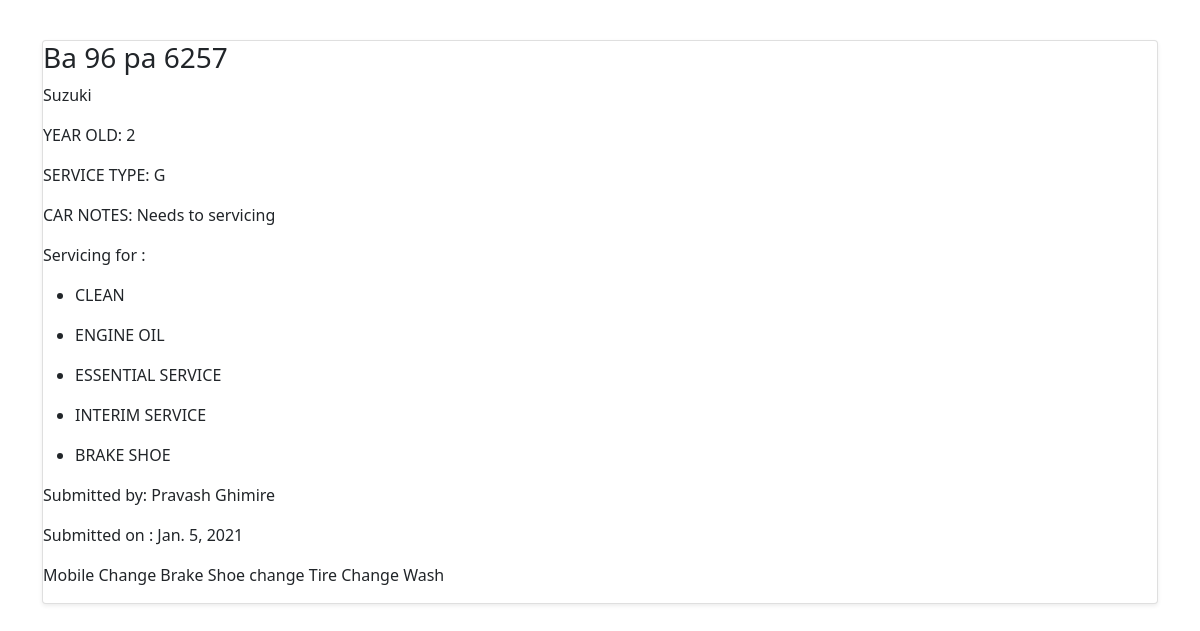
The app's page /servicing1/ with its own data.
### servicing/models.py (models this page shows, shortened)
class Car(models.Model):
    SERVICE_CHOICES=[('P','Platinum'),('G', 'Gold')]
    car_model=models.CharField(max_length=100)
    car_owner=models.CharField(max_length=199)
    car_notes=models.CharField(max_length=199)
    car_number=models.CharField(max_length=30)
    description=models.TextField()
    service_type=models.CharField(choices=SERVICE_CHOICES,max_length=1,blank=True)
    submission_date=models.DateTimeField()
    year_old=models.IntegerField(null=True)
    servicing = models.ManyToManyField('Service', blank=True)

class Service(models.Model):
    name=models.CharField(max_length=50)

### servicing/views.py (the view)
# urls.py: url(r'^servicing(\d+)/',views.car_detail,name='car_detail'),
def car_detail(request,id):
    try:
        car = Car.objects.get(id=id)
    except Car.DoesNotExist:
        raise Http404('Car Not Found')
    return render(request,'car_detail.html',{'car':car})

### servicing/templates/car_detail.html (shortened to what this page needs)
<!doctype html>
<html lang="en">
{% load static %}
  <head>
<link href="{% static 'css/bootstrap.min.css' %}" rel="stylesheet">
  </head>
  <body>
    <div class="container">
        <div class="card-deck mb-3">
            <div class="card mb-4 shadow-sm">
                <div>
                    <h3> {{ car.car_number|capfirst}} </h3>
                    <p>{{car.car_model}} </p>
                    {% if car.year_old %}
                        <p>YEAR OLD: {{car.year_old}}</p>
                        {% endif %}
                    {% if car.service_type %}
                        <p>SERVICE TYPE: {{car.service_type}}</p>
                        {% endif %}
                    {% if car.car_notes %}
                        <p>CAR NOTES: {{car.car_notes}}</p>
                        {% endif %}
                    {% if car.servicing.all %}
                    <p>Servicing for :</p>
                    {% for servicing in car.servicing.all %}
                    <ul>
                        <li>{{servicing.name}} </li>
                    </ul>
                    {% endfor %}
                    {% endif %}
                    <p>Submitted by: {{car.car_owner}} </p>
                    <p>Submitted on : {{ car.submission_date|date}} </p>
                    <p>{{car.description}} </p>
                </div>
            </div>
        </div>
    </div>
  </body>
</html>

### servicing/templates/car_detail.html (style rules this page uses)
.container { margin-top: 40px; }

### records on screen
Car: car_number "Ba 96 pa 6257", car_model "Suzuki", year_old "2", service_type "G", car_notes "Needs to servicing", car_owner "Pravash Ghimire", submission_date "Jan. 5, 2021", description "Mobile Change Brake Shoe change Tire Change Wash"
Service: name "CLEAN"
Service: name "ENGINE OIL"
Service: name "ESSENTIAL SERVICE"
Service: name "INTERIM SERVICE"
Service: name "BRAKE SHOE"
